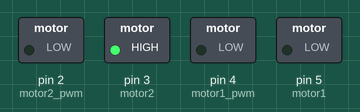
A sketch run on a simulated Arduino Uno, built with avr-gcc and run on an emulated ATmega328P. On the bench: switched loads named in the sketch (green lamp = pin HIGH). At 71.0 s the program stops and its outputs stay as they are.

Above: at 0.1 s.
At 3.3 s:
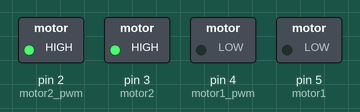
At 17.8 s:
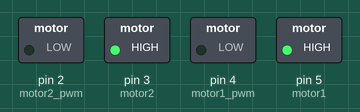
At 21.0 s:
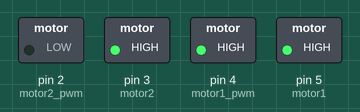
At 35.6 s:
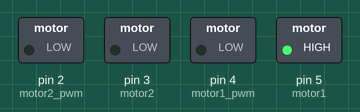
At 38.8 s:
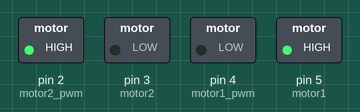
Timing chart, 0 to 40.0 s (numbered marks = the images above):
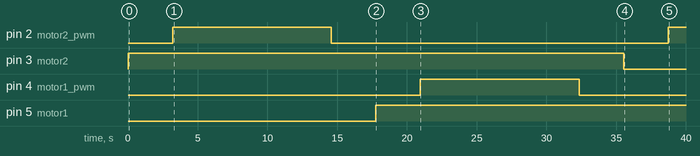

Measured:
- by itself, pin 2 (motor2_pwm): LOW → HIGH at 3.2 s, → LOW 11.4 s later, → HIGH 24.1 s later
- by itself, pin 3 (motor2): LOW → HIGH at 0.00 s, → LOW 35.5 s later
- by itself, pin 4 (motor1_pwm): LOW → HIGH at 21.0 s, → LOW 11.4 s later
- by itself, pin 5 (motor1): LOW → HIGH at 17.8 s

The sketch:

drive_mod.ino
```cpp
//pins motor
#define motor1     5
#define motor1_pwm 4

#define motor2     3
#define motor2_pwm 2

void setup()
{
  pinMode(motor1, OUTPUT);
  pinMode(motor2, OUTPUT);

}

int Forward_left(int in_pwm)
{
  digitalWrite(motor2, 1);
  analogWrite(motor2_pwm, in_pwm);
}

int Forward_right(int in_pwm)
{
  digitalWrite(motor1, 1);
  analogWrite(motor1_pwm, in_pwm);
}

int Back_left(int in_pwm)
{
  digitalWrite(motor2, 0);
  analogWrite(motor2_pwm, in_pwm);
}

int Back_right(int in_pwm)
{
  digitalWrite(motor1, 0);
  analogWrite(motor1_pwm, in_pwm);
}

void Left()
{
  for(int i = 0; i < 255; i++)
  {
    analogWrite(motor1_pwm, i);
    analogWrite(motor2_pwm, i);
  }
  digitalWrite(motor1, 1);
  digitalWrite(motor2, 0);
  delay(100);
  for(int i = 255; i > 0; i--)
  {
    analogWrite(motor1_pwm, i);
    analogWrite(motor2_pwm, i);
  }
}

void Right()
{
  for(int i = 0; i < 255; i++)
  {
    analogWrite(motor1_pwm, i);
    analogWrite(motor2_pwm, i);
  }
  digitalWrite(motor1, 0);
  digitalWrite(motor2, 1);
  delay(100);
  for(int i = 255; i > 0; i--)
  {
    analogWrite(motor1_pwm, i);
    analogWrite(motor2_pwm, i);
  }
}

void Stop_motor()
{
  digitalWrite(motor1, 0);
  digitalWrite(motor2, 0);
  while(1);
}

void loop()
{
  for(int i = 0; i < 255; i++)
  {
    Forward_left(i);
    delay(25);
  }

  delay(5000);

  for(int i = 255; i > 0; i--)
  {
    Forward_left(i);
    delay(25);
  }

  for(int i = 0; i < 255; i++)
  {
    Forward_right(i);
    delay(25);
  }

  delay(5000);

  for(int i = 255; i > 0; i--)
  {
    Forward_right(i);
    delay(25);
  }

  for(int i = 0; i < 255; i++)
  {
    Back_left(i);
    delay(25);
  }

  delay(5000);

  for(int i = 255; i > 0; i--)
  {
    Back_left(i);
    delay(25);
  }

  for(int i = 0; i < 255; i++)
  {
    Back_right(i);
    delay(25);
  }

  delay(5000);

  for(int i = 255; i > 0; i--)
  {
    Back_right(i);
    delay(25);
  }
  while(1);
}
```
